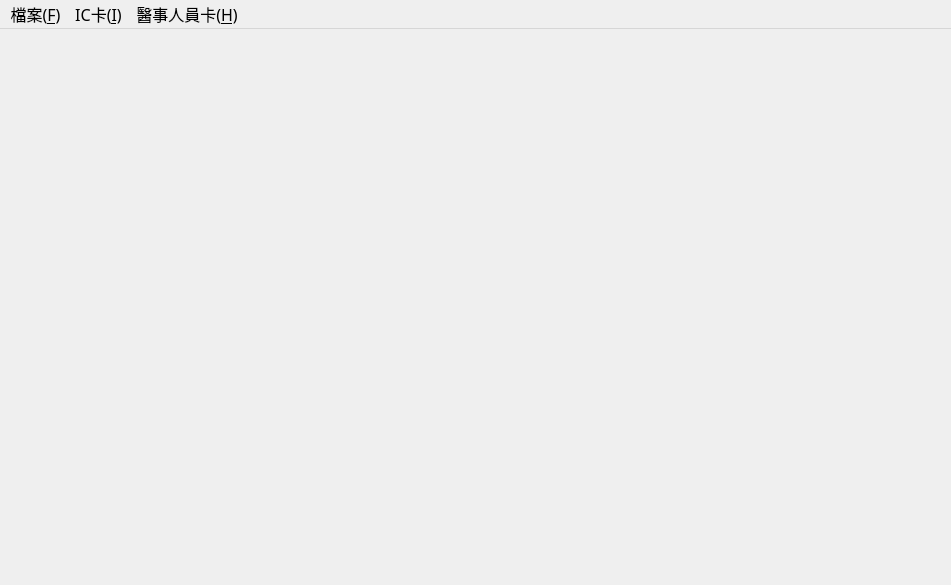
<?xml version="1.0" encoding="UTF-8"?>
<ui version="4.0">
 <class>win_ic</class>
 <widget class="QMainWindow" name="win_ic">
  <property name="enabled">
   <bool>true</bool>
  </property>
  <property name="geometry">
   <rect>
    <x>0</x>
    <y>0</y>
    <width>951</width>
    <height>585</height>
   </rect>
  </property>
  <property name="font">
   <font>
    <family>Microsoft JhengHei</family>
    <pointsize>12</pointsize>
    <weight>9</weight>
    <italic>false</italic>
    <bold>false</bold>
   </font>
  </property>
  <property name="windowTitle">
   <string>IC卡作業</string>
  </property>
  <property name="windowIcon">
   <iconset resource="../res/mycis.qrc">
    <normaloff>:/res/img/text-x-vcard.png</normaloff>:/res/img/text-x-vcard.png</iconset>
  </property>
  <property name="styleSheet">
   <string notr="true">font: 75 12pt &quot;Microsoft JhengHei&quot;;</string>
  </property>
  <widget class="QWidget" name="centralwidget">
   <layout class="QVBoxLayout" name="verticalLayout"/>
  </widget>
  <widget class="QMenuBar" name="menuBar">
   <property name="geometry">
    <rect>
     <x>0</x>
     <y>0</y>
     <width>951</width>
     <height>29</height>
    </rect>
   </property>
   <widget class="QMenu" name="menu">
    <property name="title">
     <string>檔案(&amp;F)</string>
    </property>
    <addaction name="act_new_tab"/>
    <addaction name="separator"/>
   </widget>
   <widget class="QMenu" name="menu_2">
    <property name="title">
     <string>IC卡(&amp;I)</string>
    </property>
    <widget class="QMenu" name="menu_3">
     <property name="title">
      <string>寫入</string>
     </property>
     <addaction name="act_set_allergy"/>
     <addaction name="act_set_tel"/>
    </widget>
    <addaction name="act_get_basic"/>
    <addaction name="act_update_hc"/>
    <addaction name="act_set_pwd"/>
    <addaction name="act_stop_pwd"/>
    <addaction name="separator"/>
    <addaction name="act_get_ord"/>
    <addaction name="act_get_diag"/>
    <addaction name="act_get_allergy"/>
    <addaction name="act_get_tel"/>
    <addaction name="act_get_cum"/>
    <addaction name="act_get_donate"/>
    <addaction name="separator"/>
    <addaction name="menu_3"/>
   </widget>
   <widget class="QMenu" name="menu_V">
    <property name="title">
     <string>醫事人員卡(&amp;H)</string>
    </property>
    <addaction name="act_verify_hpc"/>
    <addaction name="act_set_hpc"/>
    <addaction name="act_unlock_hpc"/>
   </widget>
   <addaction name="menu"/>
   <addaction name="menu_2"/>
   <addaction name="menu_V"/>
  </widget>
  <action name="act_get_basic">
   <property name="text">
    <string>基本資料(&amp;B)</string>
   </property>
   <property name="toolTip">
    <string>基本資料</string>
   </property>
  </action>
  <action name="act_update_hc">
   <property name="text">
    <string>卡片更新(&amp;N)</string>
   </property>
   <property name="toolTip">
    <string>卡片更新</string>
   </property>
  </action>
  <action name="act_set_pwd">
   <property name="text">
    <string>啟用密碼(&amp;P)</string>
   </property>
   <property name="toolTip">
    <string>啟用密碼</string>
   </property>
  </action>
  <action name="act_stop_pwd">
   <property name="text">
    <string>停用密碼(&amp;S)</string>
   </property>
   <property name="toolTip">
    <string>停用密碼</string>
   </property>
  </action>
  <action name="act_get_ord">
   <property name="text">
    <string>醫令(&amp;O)</string>
   </property>
   <property name="toolTip">
    <string>醫令</string>
   </property>
  </action>
  <action name="act_get_diag">
   <property name="text">
    <string>診斷(&amp;D)</string>
   </property>
   <property name="toolTip">
    <string>讀取診斷</string>
   </property>
  </action>
  <action name="act_get_cum">
   <property name="text">
    <string>累計資料(&amp;C)</string>
   </property>
   <property name="toolTip">
    <string>讀取就醫累計資料</string>
   </property>
  </action>
  <action name="act_get_donate">
   <property name="text">
    <string>器官捐贈(&amp;G)</string>
   </property>
   <property name="toolTip">
    <string>讀取器官捐贈註記</string>
   </property>
  </action>
  <action name="act_set_allergy">
   <property name="text">
    <string>過敏藥物(&amp;A)</string>
   </property>
   <property name="toolTip">
    <string>寫入過敏藥物</string>
   </property>
  </action>
  <action name="act_set_tel">
   <property name="text">
    <string>聯絡電話(&amp;T)</string>
   </property>
   <property name="toolTip">
    <string>寫入聯絡電話</string>
   </property>
  </action>
  <action name="act_verify_hpc">
   <property name="text">
    <string>密碼認證(&amp;V)</string>
   </property>
   <property name="toolTip">
    <string>醫事人員卡密碼認證</string>
   </property>
  </action>
  <action name="act_set_hpc">
   <property name="text">
    <string>更改密碼(&amp;U)</string>
   </property>
   <property name="toolTip">
    <string>醫事人員卡密碼更改</string>
   </property>
  </action>
  <action name="act_unlock_hpc">
   <property name="text">
    <string>解除鎖卡(&amp;L)</string>
   </property>
   <property name="toolTip">
    <string>解除醫事人員卡鎖卡</string>
   </property>
  </action>
  <action name="act_get_tel">
   <property name="text">
    <string>聯絡電話(&amp;E)</string>
   </property>
   <property name="toolTip">
    <string>聯絡電話</string>
   </property>
  </action>
  <action name="act_new_tab">
   <property name="text">
    <string>新分頁(&amp;T)</string>
   </property>
   <property name="toolTip">
    <string>新分頁</string>
   </property>
  </action>
  <action name="act_get_allergy">
   <property name="text">
    <string>過敏藥物(&amp;M)</string>
   </property>
   <property name="toolTip">
    <string>讀取過敏藥物(M)</string>
   </property>
  </action>
 </widget>
 <resources>
  <include location="../res/mycis.qrc"/>
 </resources>
 <connections/>
</ui>
